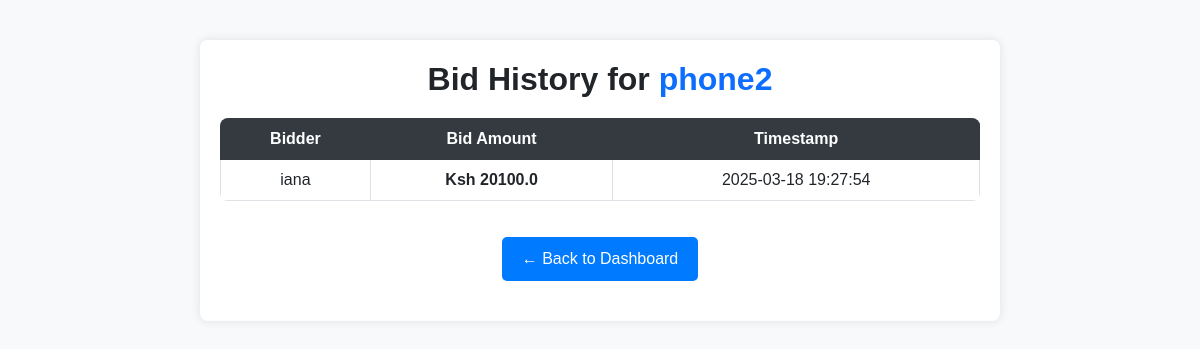
Page /admin/bids/history/2 on the committed database.
### models.py (models this page shows)
class AuctionItem(db.Model):
    id = db.Column(db.Integer, primary_key=True)
    title = db.Column(db.String(100), nullable=False)
    description = db.Column(db.Text, nullable=False)
    starting_price = db.Column(db.Float, nullable=False)
    image = db.Column(db.String(100), nullable=True)
    end_time = db.Column(db.DateTime(timezone=True), nullable=False, default=lambda: datetime.now(timezone.utc))
    bids = db.relationship('Bid', backref='auction_item', lazy=True)
    category = db.Column(db.String(50), nullable=False)  # New field for category
    additional_images = db.relationship('AdditionalImage', back_populates='auction_item', cascade="all, delete-orphan")
    serial_number = db.Column(db.String(50), nullable=True)
    model = db.Column(db.String(50), nullable=True)
    year_of_manufacture = db.Column(db.String(4), nullable=True)
    color = db.Column(db.String(30), nullable=True)
    primary_damage = db.Column(db.String(50), nullable=True)
    secondary_damage = db.Column(db.String(50), nullable=True)
    VIN = db.Column(db.String(17), nullable=True)
    odometer = db.Column(db.Integer, nullable=True)
    working = db.Column(db.String(10), nullable=True)  # Yes/No/Not Applicable
    sale_status = db.Column(db.String(20), default='Open')  # Open, Closed, or Sold

class Bid(db.Model):
    id = db.Column(db.Integer, primary_key=True)
    user_id = db.Column(db.Integer, db.ForeignKey('user.id'), nullable=False)
    auction_id = db.Column(db.Integer, db.ForeignKey('auction_item.id'), nullable=False)
    bid_amount = db.Column(db.Float, nullable=False)
    timestamp = db.Column(db.DateTime, default=datetime.now)
    user = db.relationship('User', backref='bids')

class User(UserMixin, db.Model):
    id = db.Column(db.Integer, primary_key=True)
    username = db.Column(db.String(50), unique=True, nullable=False)
    password = db.Column(db.String(100), nullable=False)
    is_admin = db.Column(db.Boolean, default=False)

### app.py (the view)
@app.route('/admin/bids/history/<int:item_id>')
def view_bid_history(item_id):
    auction = AuctionItem.query.get(item_id)  # Fetch auction item
    if (not auction):
        abort(404)  # Handle the case where the auction item does not exist
    bids = Bid.query.filter_by(auction_id=item_id).order_by(Bid.timestamp.desc()).all()
    return render_template('view_bid_history.html', bids=bids, item_id=item_id, auction=auction)

### app.py (called while the page is built)
@app.context_processor
def inject_user_model():
    from models import User  # Import your User model here
    return dict(User=User)

### templates/view_bid_history.html (shortened to what this page needs)
<!DOCTYPE html>
<html lang="en">
<head>
    <link href="https://cdn.jsdelivr.net/npm/bootstrap@5.3.0/dist/css/bootstrap.min.css" rel="stylesheet">
</head>
<body>
<div class="container">
    <h2>Bid History for <span class="text-primary">{{ auction.title }}</span></h2>
    <div class="table-responsive">
        <table class="table table-bordered table-hover">
            <thead class="table-dark">
                <tr>
                    <th>Bidder</th>
                    <th>Bid Amount</th>
                    <th>Timestamp</th>
                </tr>
            </thead>
            <tbody>
                {% for bid in bids %}
                <tr>
                    <td>{{ bid.user.username }}</td>
                    <td class="bid-amount">Ksh {{ bid.bid_amount|round(2) }}</td>
                    <td>{{ bid.timestamp.strftime('%Y-%m-%d %H:%M:%S') }}</td>
                </tr>
                {% endfor %}
            </tbody>
        </table>
    </div>
    <a href="{{ url_for('admin_bid_management') }}" class="btn-back">← Back to Dashboard</a>
</div>
</body>
</html>

### templates/view_bid_history.html (style rules this page uses)
body { background-color: #f8f9fa; font-family: Arial, sans-serif; }
.container { max-width: 800px; margin: 40px auto; background: #ffffff; padding: 20px; border-radius: 8px; box-shadow: 0px 0px 10px rgba(0, 0, 0, 0.1); }
h2 { text-align: center; margin-bottom: 20px; font-weight: bold; }
.table { background: #fff; border-radius: 8px; overflow: hidden; }
.table th { background-color: #343a40; color: #fff; text-align: center; }
.table td { text-align: center; vertical-align: middle; }
.bid-amount { font-weight: bold; color: #28a745; }
.btn-back { display: block; width: fit-content; margin: 20px auto; text-decoration: none; color: #fff; background-color: #007bff; padding: 10px 20px; border-radius: 5px; text-align: center; }

### rows in the picture
AuctionItem: title "phone2"
Bid: user.username "iana", bid_amount "20100.0", timestamp "2025-03-18 19:27:54"
